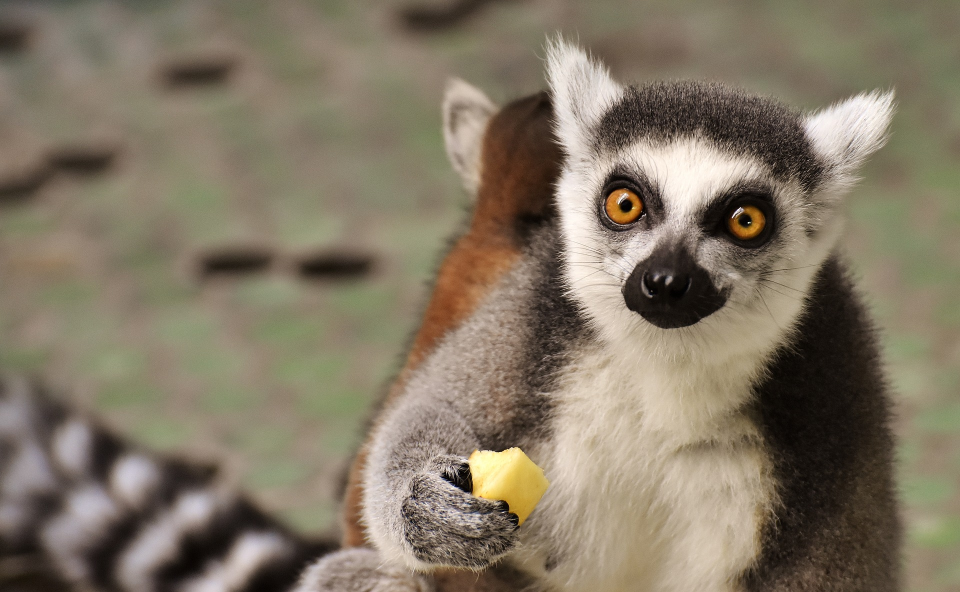
#> input picture data/lemur.jpg, 1920 x 1184 px, found by its file name (shown at 1/2 size)
$ jupyter execute 'Seminar 2.5 Numpy.ipynb'   (shell and % lines are left out)
#> lines starting #> are read from the running program, lines starting #| are printed output that depends on the picture; after the words box and inside, x2 and y2 are one past the last pixel; in counts of white or black regions, pixels touching at a corner belong together
**Numpy - библиотека для Python, позволяющая совершать операции с многомерными матрицами (тензорами) эффективно и удобно**

# Базовая алгебра в numpy

[cell 1]
import numpy as np
from scipy import linalg

[cell 2]
A = np.array([[1, 2], [3, 4], [5, 6]])
b = np.array([3, 5])
print('A:\n{}, \nb:\n{}'.format(A, b))

[cell 3]
print('Размер A:{}, размер b:{}'.format(A.shape, b.shape))

## Умножение матрицы на вектор

[cell 4]
c = A.dot(b)
print('c:\n{}'.format(c))

[cell 5]
B = np.array([[1, 7], [4, 9]])

## Умножение матрицы на матрицу

[cell 6]
C = A.dot(B)
print('C:\n{}'.format(C))

## Поэлементное перемножение двух матриц

[cell 7]
A * C

## Транспонирование

[cell 8]
C

[cell 9]
C.T

## Обратная матрица
#### Обратная матрица определена только для квадратных матриц
#### Мы поговорим про это на следующих занятиях

[cell 10]
linalg.inv(B)

## Эксперимент с производительностью вычислений

[cell 11]
np.random.seed(23)
np.random.random(size=(5, 5))

Создание двух больших матриц с помощью numpy

[cell 12]
M, N, K = 200, 100, 400

[cell 13]
Big_A = np.random.random(size=(M, N))
Big_B = np.random.random(size=(N, K))

[cell 14]
import time

Проверим время перемножения двух больших матриц с помощью numpy

[cell 15]
start_time = time.time()
C_Big = Big_A.dot(Big_B)
numpy_calc_time = time.time() - start_time
print('Numpy multiplication time: {}'.format(numpy_calc_time))

[cell 16]
import random as rnd

Напишем свои простейшие реализации создания и перемножения двух матриц

[cell 17]
def create_random_matrix(shape):
#> called with shape = (200, 100)
    A = []
    for i in range(shape[0]):
        A_row = [rnd.random() for _ in range(shape[1])]
        A.append(A_row)
    return A

[cell 18]
My_Big_A = create_random_matrix(shape=(M, N))
My_Big_B = create_random_matrix(shape=(N, K))

[cell 19]
def multiply_matrices(A, B):
    m, n, k = len(A), len(A[0]), len(B[0])

    C = []
    for i in range(m):
        A_row = A[i]

        row_sum = 0.
        C.append([])
        for j in range(k):
            for p in range(n):
                row_sum += A[i][p] * B[p][j]
            C[i].append(row_sum)

    return C

Замерим время перемножения матриц нашим алгоритмом

[cell 20]
start_time = time.time()
My_Big_C = multiply_matrices(My_Big_A, My_Big_B)
my_calc_time = time.time() - start_time
print('My multiplication time: {}'.format(my_calc_time))

Сравним время работы

[cell 21]
print('Speed up: {}'.format(my_calc_time / numpy_calc_time))

Мы потратили 20 минут на собственную реализацию, которая при том еще и работает в тысячу с лишним раз медленнее, чем реализация `numpy`. Теперь вы понимаете, как вам может пригодиться `numpy` в реальных задачах.

## Создание матриц

#### Матрица из единиц размером 2х3

[cell 22]
np.ones((2, 3))

#### Матрица из нулей размером 2х3

[cell 23]
np.zeros((2, 3))

[cell 24]
np.empty((2, 3))

#### Единичная матрица размера 5x5

[cell 25]
a = np.eye(5, 5)
a

#### Можно задавать тип элементов внутри матрицы

[cell 26]
a = np.eye(5, 5, dtype='int')
a

[cell 27]
np.ones_like(a)

### Индексация и срезы

[cell 28]
from skimage.io import imread, imshow, imshow_collection

from pylab import rcParams

Изображение представляется той же матрицей, или ее обобщением, называемым тензором. Для более ясного преставления дальнеших операций, будем работать с изображениями.

[cell 29]
img = imread('lemur.jpg')
#> img is the input picture: shape (1184, 1920, 3); mean R, G, B 130.6, 119.3, 101.1

[cell 30]
img.shape
#> Out = (1184, 1920, 3)

[cell 31]
imshow(img)

#### Выполняем различные срезы по изображению

[cell 32]
imshow(img[150:650, 1100:1600])
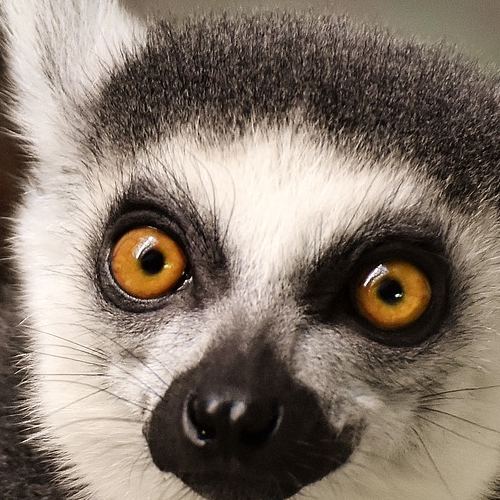
#> shown: shape (500, 500, 3); mean R, G, B 132.9, 119.8, 108.1

[cell 33]
imshow(img[150:650, :])
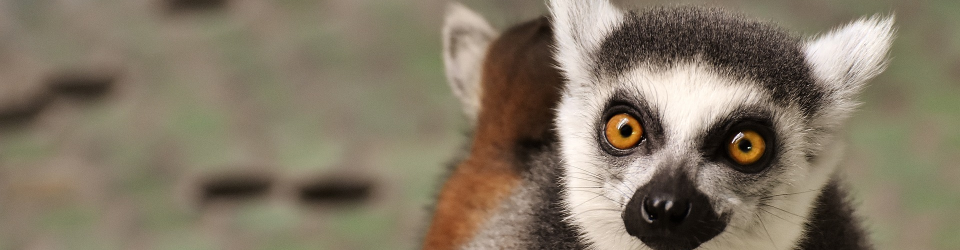
#> shown: shape (500, 1920, 3) (shown at 1/2 size); mean R, G, B 131.3, 119.8, 101.2

[cell 34]
rcParams['figure.figsize'] = (15, 15)
imshow_collection([img[:, :, 0], img[:, :, 1], img[:, :, -1]])
rcParams['figure.figsize'] = (7, 10)
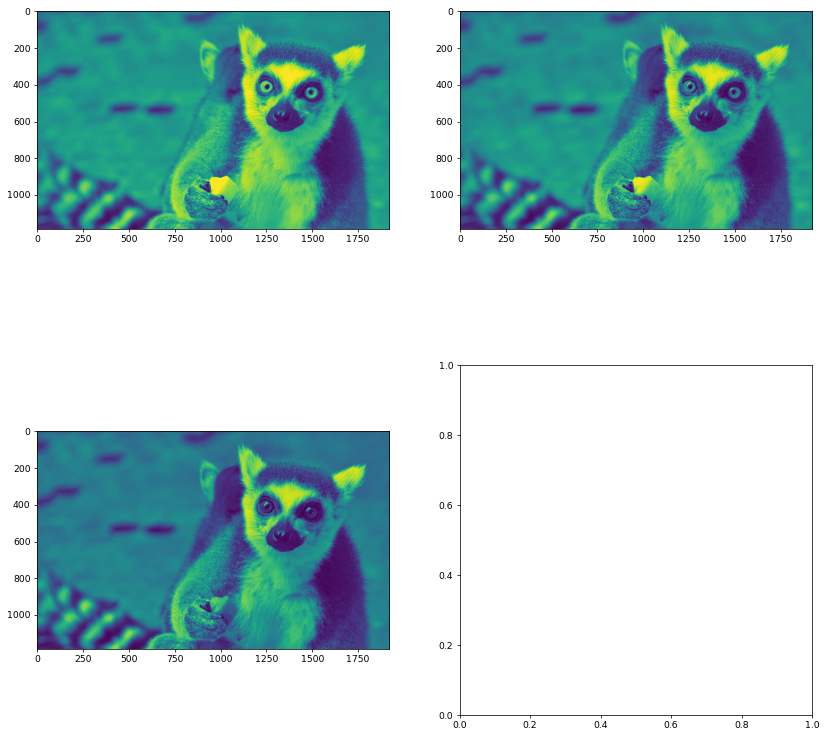
#> figure drawn by matplotlib, 3 panels

#### Применение масок к изображению

[cell 35]
dst = img.copy()

white_mask = img > 130
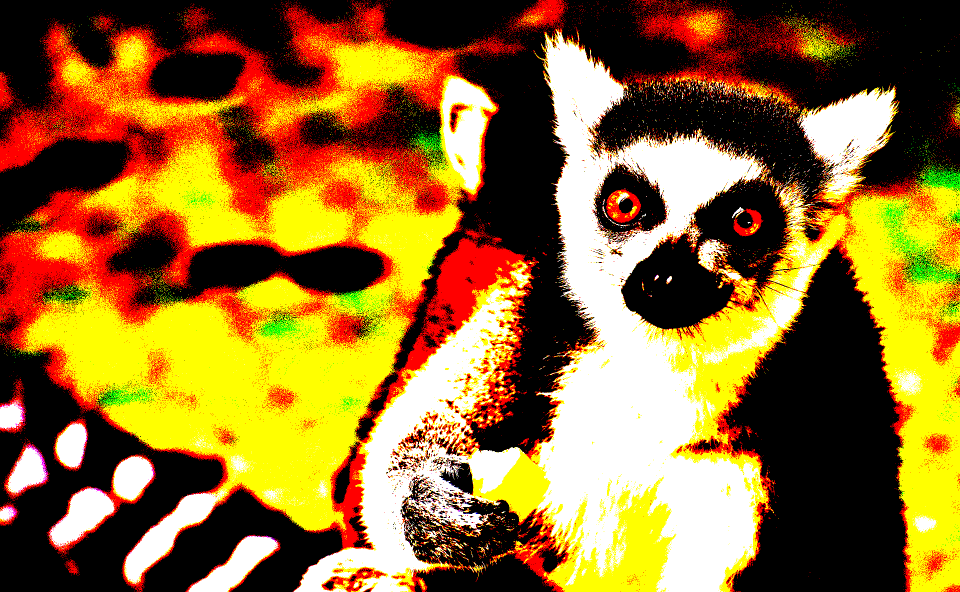
#> white_mask: shape (1184, 1920, 3) bool (shown at 1/2 size); mean R, G, B 0.578, 0.429, 0.176
white_mask = white_mask.all(axis=2)
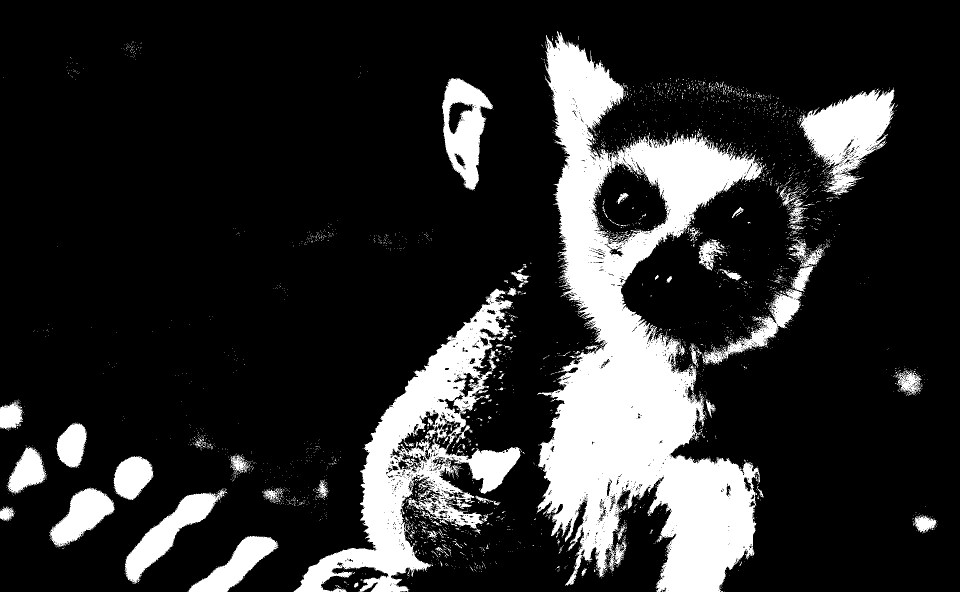
#> white_mask: shape (1184, 1920) bool (shown at 1/2 size); 17.6% white; 3818 white regions (3693 under 20 px), largest, box (x1, y1, x2, y2) and area: (1074, 62, 1528, 1184) 221410, (587, 577, 1044, 1184) 73971, (1598, 175, 1790, 390) 20235
dst[white_mask] = 0
imshow(dst)

[cell 36]
from skimage import draw

[cell 37]
dst = img.copy()
rr, cc = draw.circle(r=350, c=500, radius=250)
dst[rr, cc] = [255, 0, 255]
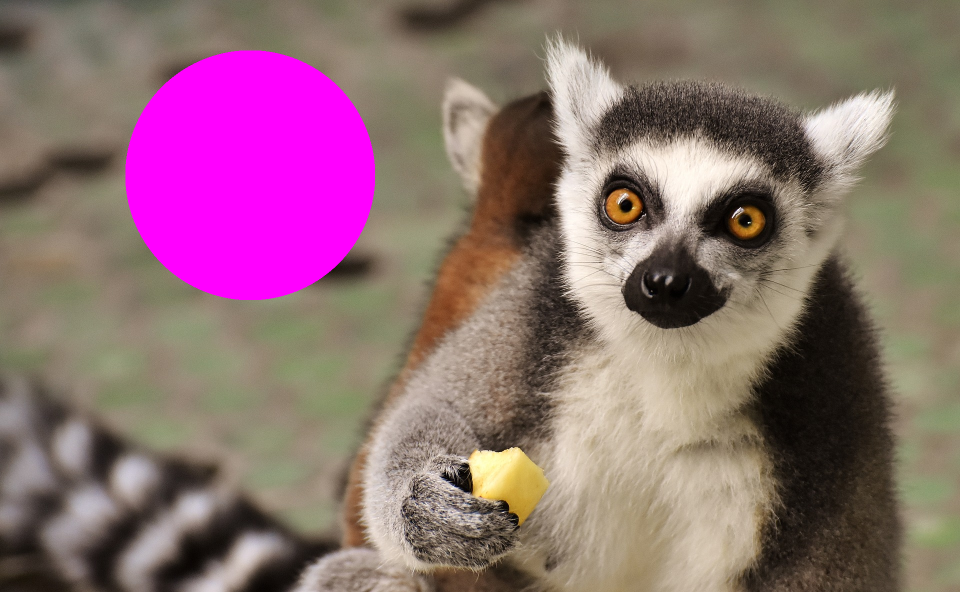
#> dst: shape (1184, 1920, 3) (shown at 1/2 size); mean R, G, B 141.3, 108.8, 114.3
imshow(dst)
